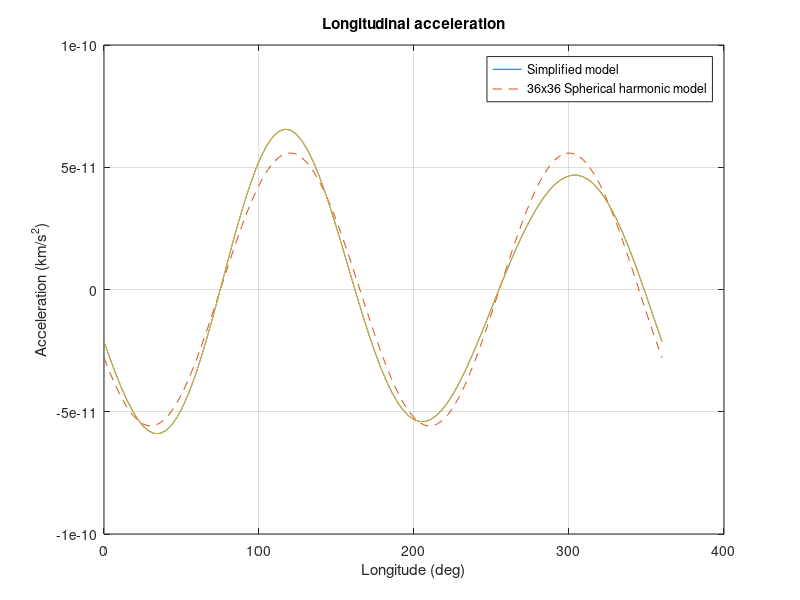

The MATLAB source for this figure:
%-------------------------------------------------------------------------------
%   Compare gravity models
%-------------------------------------------------------------------------------

%-------------------------------------------------------------------------------
%   Copyright (c) 2008 Princeton Satellite Systems, Inc.
%   All rights reserved.
%-------------------------------------------------------------------------------

r   = 42167;
lon = linspace(0,2*pi);
mu  = 398600.436; % Earth graviational constant (km^3/s^2)
a   = 6378.137; % Earth radius (km)
s22 = -9.0359e-07;
c22 = 1.5743e-06;
x   = mu*(6*a^2/r^4)*(s22*cos(2*lon) - c22*sin(2*lon));

h   = figure;
set( h, 'name', 'Gravity comparison','color',[1 1 1])
load accel
h = plot(lon*180/pi, [x;accel] );
xlabel( 'Longitude (deg)')
ylabel( 'Acceleration (km/s^2)')
title ('Longitudinal acceleration')
legend({'Simplified model' '36x36 Spherical harmonic model'})
grid
set(h(1),'LineStyle','-');
set(h(2),'LineStyle','--');



%--------------------------------------
% PSS internal file version information
%--------------------------------------
% $Date: 2013-12-30 16:59:03 -0500 (Mon, 30 Dec 2013) $
% $Revision: 36558 $
